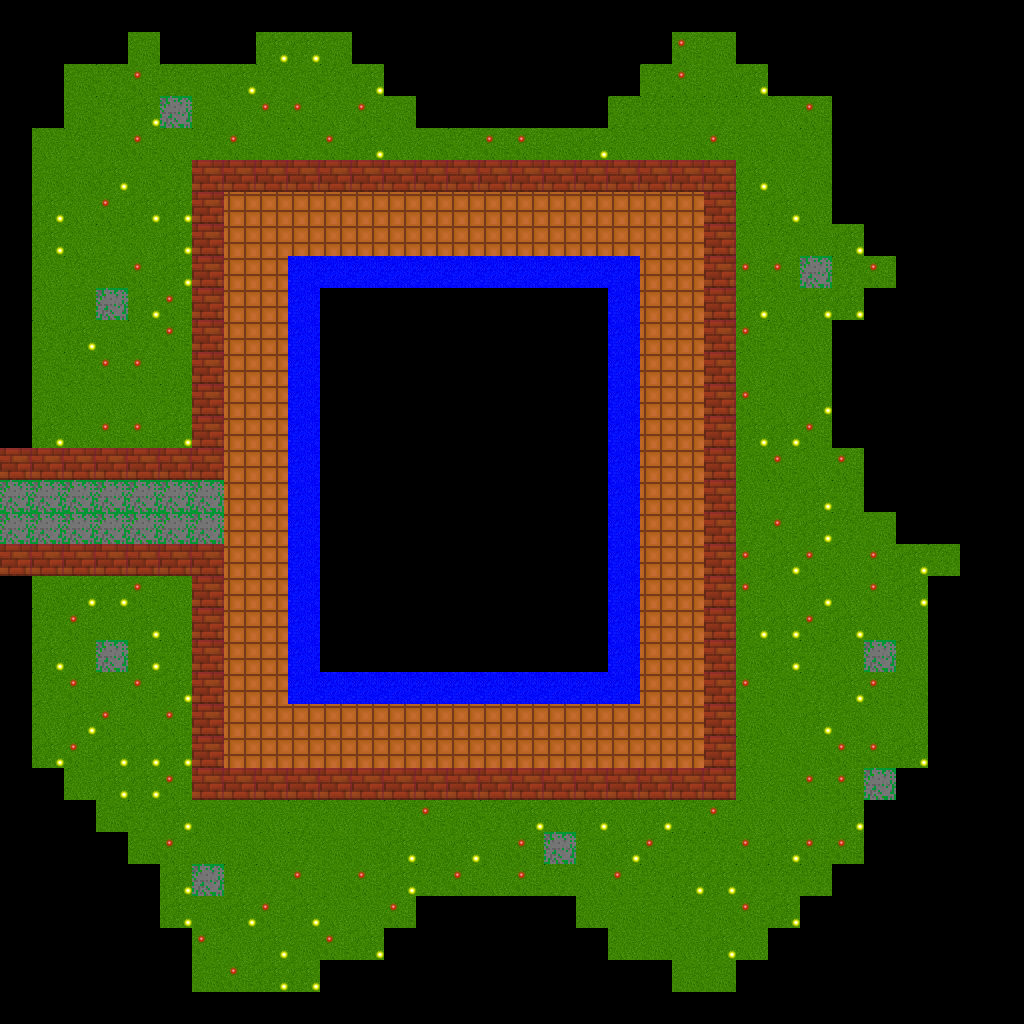

A level layout from a 2D game, rendered from its tile map. Below: a short description, then the map file with tile-grid data replaced by summaries:
An orthogonal 32x32 tile map with 32x32 px tiles, 1 tile layer (Kachelebene 1) and 2 objects (Wegpunkt, Ankunft).

<map version="1.0" orientation="orthogonal" width="32" height="32" tilewidth="32" tileheight="32">
 <tileset firstgid="1" name="spritesheet" tilewidth="32" tileheight="32">
  <image source="spritesheet.png" width="512" height="512" />
  <tile id="3">
   <properties>
    <property name="solid" value="true" />
   </properties>
  </tile>
  <tile id="6">
   <properties>
    <property name="solid" value="true" />
   </properties>
  </tile>
  <tile id="19">
   <properties>
    <property name="solid" value="true" />
   </properties>
  </tile>
  <tile id="22">
   <properties>
    <property name="solid" value="true" />
   </properties>
  </tile>
  <tile id="35">
   <properties>
    <property name="solid" value="true" />
   </properties>
  </tile>
 </tileset>
 <layer name="Kachelebene 1" width="32" height="32">
  <data>[1024 cells, 916 non-empty, 12 distinct tile ids]</data>
 </layer>
 <objectgroup name="Wege" width="32" height="32">
  <object name="0" type="Wegpunkt" x="0" y="478" width="31" height="64" />
  <object name="0" type="Ankunft" x="49" y="503" width="26" height="22" />
 </objectgroup>
</map>
